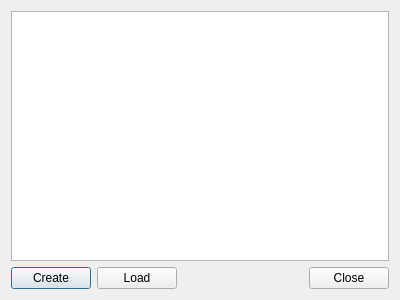
<?xml version="1.0" encoding="UTF-8"?>
<ui version="4.0">
 <class>Snapshots</class>
 <widget class="QDialog" name="Snapshots">
  <property name="geometry">
   <rect>
    <x>0</x>
    <y>0</y>
    <width>400</width>
    <height>300</height>
   </rect>
  </property>
  <property name="windowTitle">
   <string>Snapshots</string>
  </property>
  <layout class="QGridLayout" name="gridLayout">
   <item row="0" column="0" colspan="3">
    <widget class="QListWidget" name="SnapshotList"/>
   </item>
   <item row="1" column="0">
    <widget class="QPushButton" name="pushButtonCreate">
     <property name="text">
      <string>Create</string>
     </property>
    </widget>
   </item>
   <item row="1" column="1">
    <widget class="QPushButton" name="pushButtonLoad">
     <property name="text">
      <string>Load</string>
     </property>
    </widget>
   </item>
   <item row="1" column="2">
    <widget class="QDialogButtonBox" name="buttonBox">
     <property name="orientation">
      <enum>Qt::Horizontal</enum>
     </property>
     <property name="standardButtons">
      <set>QDialogButtonBox::Close</set>
     </property>
    </widget>
   </item>
  </layout>
 </widget>
 <resources/>
 <connections>
  <connection>
   <sender>buttonBox</sender>
   <signal>accepted()</signal>
   <receiver>Snapshots</receiver>
   <slot>accept()</slot>
   <hints>
    <hint type="sourcelabel">
     <x>248</x>
     <y>254</y>
    </hint>
    <hint type="destinationlabel">
     <x>157</x>
     <y>274</y>
    </hint>
   </hints>
  </connection>
  <connection>
   <sender>buttonBox</sender>
   <signal>rejected()</signal>
   <receiver>Snapshots</receiver>
   <slot>reject()</slot>
   <hints>
    <hint type="sourcelabel">
     <x>316</x>
     <y>260</y>
    </hint>
    <hint type="destinationlabel">
     <x>286</x>
     <y>274</y>
    </hint>
   </hints>
  </connection>
 </connections>
</ui>
